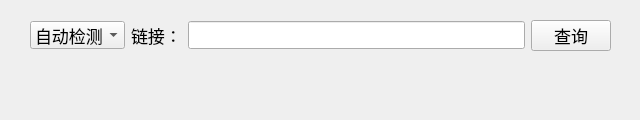
<?xml version="1.0" encoding="UTF-8"?>
<ui version="4.0">
 <class>MainWindow</class>
 <widget class="QWidget" name="MainWindow">
  <property name="geometry">
   <rect>
    <x>0</x>
    <y>0</y>
    <width>640</width>
    <height>120</height>
   </rect>
  </property>
  <property name="minimumSize">
   <size>
    <width>640</width>
    <height>120</height>
   </size>
  </property>
  <property name="maximumSize">
   <size>
    <width>640</width>
    <height>120</height>
   </size>
  </property>
  <property name="windowTitle">
   <string>JRT 可视化查询工具</string>
  </property>
  <widget class="QWidget" name="horizontalLayoutWidget">
   <property name="geometry">
    <rect>
     <x>30</x>
     <y>20</y>
     <width>581</width>
     <height>31</height>
    </rect>
   </property>
   <layout class="QHBoxLayout" name="horizontalLayout">
    <item>
     <widget class="QComboBox" name="UrlType">
      <property name="font">
       <font>
        <pointsize>13</pointsize>
       </font>
      </property>
      <item>
       <property name="text">
        <string>自动检测</string>
       </property>
      </item>
      <item>
       <property name="text">
        <string>用户</string>
       </property>
      </item>
      <item>
       <property name="text">
        <string>文章</string>
       </property>
      </item>
      <item>
       <property name="text">
        <string>专题</string>
       </property>
      </item>
      <item>
       <property name="text">
        <string>小岛</string>
       </property>
      </item>
      <item>
       <property name="text">
        <string>文集</string>
       </property>
      </item>
     </widget>
    </item>
    <item>
     <widget class="QLabel" name="label">
      <property name="font">
       <font>
        <pointsize>13</pointsize>
       </font>
      </property>
      <property name="text">
       <string>链接：</string>
      </property>
     </widget>
    </item>
    <item>
     <widget class="QLineEdit" name="UrlInput">
      <property name="font">
       <font>
        <pointsize>13</pointsize>
       </font>
      </property>
     </widget>
    </item>
    <item>
     <widget class="QPushButton" name="GetDataButton">
      <property name="font">
       <font>
        <pointsize>13</pointsize>
       </font>
      </property>
      <property name="text">
       <string>查询</string>
      </property>
     </widget>
    </item>
   </layout>
  </widget>
 </widget>
 <resources/>
 <connections/>
</ui>
